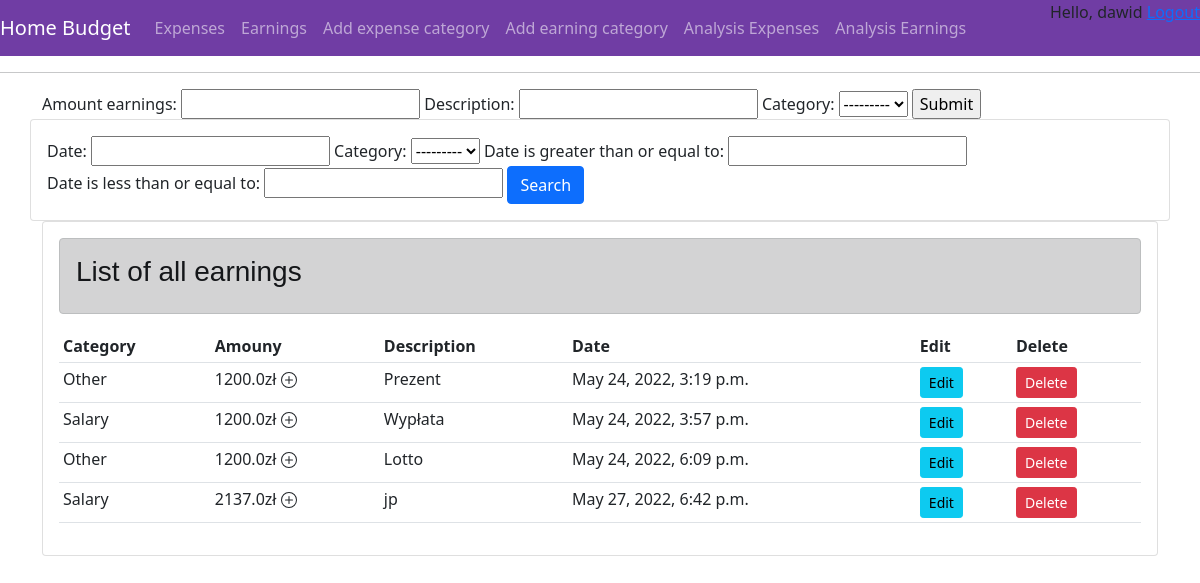
Screenshot of /create_earning (signed in) with the database file from the repository.
### budget/models.py (models this page shows, shortened)
class Earnings(models.Model):
    user_custom = models.ForeignKey(User,on_delete=models.CASCADE,null=True)
    amount_earnings = models.FloatField(null=True)
    date = models.DateTimeField(auto_now_add=True,null=True)
    description = models.CharField(max_length=150,blank=True,null=True)
    category = models.ForeignKey(Earnings_category,on_delete=models.CASCADE,null=True)

class Earnings_category(models.Model):
    name = models.CharField(max_length=200, null=True)
    def __str__(self):
        return self.name

### budget/views.py (the view)
# urls.py: path('create_earning',views.create_earning,name="create_earning"),
@login_required(login_url='login')
def create_earning(request):
    form = crud_form_earnings()
    earnings = Earnings.objects.all()
    filter = order_filter_earnings(request.GET, queryset=earnings)
    earnings = filter.qs
    if request.method == 'POST':
        form = crud_form_earnings(request.POST)
        form.instance.user_custom = User.objects.get(pk=request.user.id)
        if form.is_valid():
            form.save()
            return redirect('budget_view')
    context = {'form': form,'filter':filter,'earnings':earnings}
    return render(request,'main/earning.html',context)

### budget/forms.py
class crud_form_earnings(ModelForm):
    date = models.DateTimeField(auto_now_add=True)
    class Meta:
        model = Earnings
        fields = ['amount_earnings','description','category']

### budget/templates/main/earning.html (shortened to what this page needs)
{% extends 'main/main.html' %}
{% load static %}
{% block content %}
<form action="" method="POST">
  {{form}}
  <input type = "submit" name="Submit">
</form>
<div class="row">
        <div class="card card-body">
            <form method="get">
                 {{filter.form}}
                <button class="btn btn-primary" type="submit">Search</button>
            </form>
        </div>
</div>
<div class="row">
    <div class="col-md">
        <div class="card card-body">
            <div class="alert alert-dark" role="alert">
                    <h3 style="font-family: 'Poppins', sans-serif;">List of all earnings</h3>
            </div>
            <table class="table table-sm">
                <tr>
                    <th>Category</th>
                    <th>Amouny</th>
                    <th>Description</th>
                    <th>Date</th>
                    <th>Edit</th>
                    <th>Delete</th>
                </tr>
                {% for i in earnings  %}
                    <tr>
                        <td>{{i.category.name}}</td>
                            <td>{{i.amount_earnings}}zł </td>
                        <td>{{i.description}}</td>
                        <td>{{i.date}}</td>
                        <td><a class="btn btn-sm btn-info" href="{% url 'update_expense' i.id %}">Edit</a></td>
                        <td><a class="btn btn-sm btn-danger" href="{% url 'delete_expense' i.id %}">Delete</a></td>
                    </tr>
                {% endfor %}
            </table>
        </div>
    </div>
</div>
{% endblock %}

### budget/templates/main/main.html (shortened to what this page needs)
<!DOCTYPE html>
{% load static %}
<html>
<head>
    <link href="https://cdn.jsdelivr.net/npm/bootstrap@5.1.3/dist/css/bootstrap.min.css" rel="stylesheet"
>
    <link rel="stylesheet" type="text/css" href="{% static 'css/main.css' %}">
</head>
<body>
    <nav class="navbar navbar-expand-lg navbar-dark bg-dark">
      <a class="navbar-brand" href="{% url 'budget_view' %}">Home Budget</a>
      <div class="collapse navbar-collapse" id="navbarNavAltMarkup">
        <div class="navbar-nav">
          <a class="nav-item nav-link" href="{% url 'create_expense' %}">Expenses </a>
          <a class="nav-item nav-link" href="{% url 'create_earning' %}">Earnings</a>
          <a class="nav-item nav-link" href="{% url 'create_expense_category' %}">Add expense category</a>
          <a class="nav-item nav-link" href="{% url 'create_earning_category' %}">Add earning category</a>
          <a class="nav-item nav-link" href="{% url 'analise' %}">Analysis Expenses</a>
          <a class="nav-item nav-link" href="{% url 'analise_earnings' %}">Analysis Earnings</a>
        </div>
          <div id="logout">
              <span>Hello, {{request.user}} </span>
              <span><a href="{% url 'logout' %}"> Logout</a></span>
            </div>
      </div>
    </nav>
    <hr>
    <div class="container">
        {% block content %}
        {% endblock content %}
    </div>
</body>
</html>

### budget/static/css/main.css (style rules this page uses)
body { background-color: white; }
#logout { position:absolute; top:0; right:0; }
.bg-dark { background-color: #703da4!important; }

### rows the page displays
Earnings: category.name "Other", amount_earnings "1200.0", description "Prezent", date "May 24, 2022, 3:19 p.m."
Earnings: category.name "Salary", amount_earnings "1200.0", description "Wypłata", date "May 24, 2022, 3:57 p.m."
Earnings: category.name "Other", amount_earnings "1200.0", description "Lotto", date "May 24, 2022, 6:09 p.m."
Earnings: category.name "Salary", amount_earnings "2137.0", description "jp", date "May 27, 2022, 6:42 p.m."

### other values shown
{{ request.user }} "dawid"
